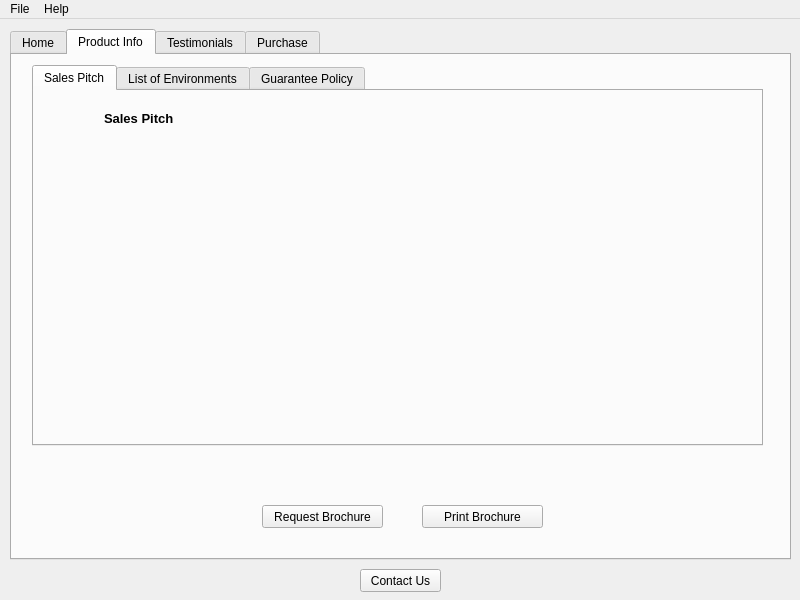
<?xml version="1.0" encoding="UTF-8"?>
<ui version="4.0">
 <class>iRobotUser</class>
 <widget class="QMainWindow" name="iRobotUser">
  <property name="geometry">
   <rect>
    <x>0</x>
    <y>0</y>
    <width>800</width>
    <height>600</height>
   </rect>
  </property>
  <property name="minimumSize">
   <size>
    <width>800</width>
    <height>600</height>
   </size>
  </property>
  <property name="maximumSize">
   <size>
    <width>800</width>
    <height>600</height>
   </size>
  </property>
  <property name="windowTitle">
   <string>MainWindow</string>
  </property>
  <widget class="QWidget" name="centralwidget">
   <widget class="QTabWidget" name="tabWidget">
    <property name="geometry">
     <rect>
      <x>10</x>
      <y>10</y>
      <width>781</width>
      <height>531</height>
     </rect>
    </property>
    <property name="minimumSize">
     <size>
      <width>781</width>
      <height>531</height>
     </size>
    </property>
    <property name="maximumSize">
     <size>
      <width>781</width>
      <height>531</height>
     </size>
    </property>
    <property name="layoutDirection">
     <enum>Qt::LeftToRight</enum>
    </property>
    <property name="currentIndex">
     <number>1</number>
    </property>
    <widget class="QWidget" name="tab">
     <property name="layoutDirection">
      <enum>Qt::RightToLeft</enum>
     </property>
     <attribute name="title">
      <string>Home</string>
     </attribute>
     <widget class="QLabel" name="conceptofOperations">
      <property name="geometry">
       <rect>
        <x>110</x>
        <y>70</y>
        <width>561</width>
        <height>241</height>
       </rect>
      </property>
      <property name="text">
       <string/>
      </property>
     </widget>
     <widget class="QLabel" name="label">
      <property name="geometry">
       <rect>
        <x>110</x>
        <y>50</y>
        <width>71</width>
        <height>16</height>
       </rect>
      </property>
      <property name="text">
       <string>&lt;html&gt;&lt;head/&gt;&lt;body&gt;&lt;p&gt;&lt;span style=&quot; font-size:10pt; font-weight:600;&quot;&gt;iRobot&lt;/span&gt;&lt;/p&gt;&lt;/body&gt;&lt;/html&gt;</string>
      </property>
     </widget>
     <widget class="QFrame" name="frame">
      <property name="geometry">
       <rect>
        <x>90</x>
        <y>30</y>
        <width>611</width>
        <height>361</height>
       </rect>
      </property>
      <property name="styleSheet">
       <string notr="true">border-color: rgb(0, 0, 0);</string>
      </property>
      <property name="frameShape">
       <enum>QFrame::StyledPanel</enum>
      </property>
      <property name="frameShadow">
       <enum>QFrame::Raised</enum>
      </property>
     </widget>
     <widget class="QPushButton" name="requestAccount">
      <property name="geometry">
       <rect>
        <x>330</x>
        <y>440</y>
        <width>111</width>
        <height>23</height>
       </rect>
      </property>
      <property name="text">
       <string>Request Account</string>
      </property>
     </widget>
     <zorder>frame</zorder>
     <zorder>conceptofOperations</zorder>
     <zorder>label</zorder>
     <zorder>requestAccount</zorder>
    </widget>
    <widget class="QWidget" name="tab_2">
     <attribute name="title">
      <string>Product Info</string>
     </attribute>
     <widget class="QPushButton" name="requestBrochure">
      <property name="geometry">
       <rect>
        <x>250</x>
        <y>450</y>
        <width>121</width>
        <height>23</height>
       </rect>
      </property>
      <property name="text">
       <string>Request Brochure</string>
      </property>
     </widget>
     <widget class="QPushButton" name="printBrochure">
      <property name="geometry">
       <rect>
        <x>410</x>
        <y>450</y>
        <width>121</width>
        <height>23</height>
       </rect>
      </property>
      <property name="text">
       <string>Print Brochure</string>
      </property>
     </widget>
     <widget class="QTabWidget" name="tabWidget_2">
      <property name="geometry">
       <rect>
        <x>20</x>
        <y>10</y>
        <width>731</width>
        <height>381</height>
       </rect>
      </property>
      <property name="currentIndex">
       <number>0</number>
      </property>
      <widget class="QWidget" name="tab_5">
       <attribute name="title">
        <string>Sales Pitch</string>
       </attribute>
       <widget class="QLabel" name="label_2">
        <property name="geometry">
         <rect>
          <x>70</x>
          <y>20</y>
          <width>101</width>
          <height>16</height>
         </rect>
        </property>
        <property name="text">
         <string>&lt;html&gt;&lt;head/&gt;&lt;body&gt;&lt;p&gt;&lt;span style=&quot; font-size:10pt; font-weight:600;&quot;&gt;Sales Pitch&lt;/span&gt;&lt;/p&gt;&lt;/body&gt;&lt;/html&gt;</string>
        </property>
       </widget>
       <widget class="QLabel" name="salesPitch">
        <property name="geometry">
         <rect>
          <x>70</x>
          <y>50</y>
          <width>591</width>
          <height>241</height>
         </rect>
        </property>
        <property name="text">
         <string/>
        </property>
       </widget>
      </widget>
      <widget class="QWidget" name="tab_6">
       <attribute name="title">
        <string>List of Environments</string>
       </attribute>
       <widget class="QLabel" name="label_3">
        <property name="geometry">
         <rect>
          <x>70</x>
          <y>20</y>
          <width>141</width>
          <height>21</height>
         </rect>
        </property>
        <property name="font">
         <font>
          <pointsize>10</pointsize>
          <weight>75</weight>
          <bold>true</bold>
         </font>
        </property>
        <property name="text">
         <string>List of Environments</string>
        </property>
       </widget>
       <widget class="QLabel" name="envitemnetList">
        <property name="geometry">
         <rect>
          <x>70</x>
          <y>50</y>
          <width>581</width>
          <height>231</height>
         </rect>
        </property>
        <property name="text">
         <string/>
        </property>
       </widget>
      </widget>
      <widget class="QWidget" name="tab_7">
       <attribute name="title">
        <string>Guarantee Policy</string>
       </attribute>
       <widget class="QLabel" name="guaranteePolicyLabel">
        <property name="geometry">
         <rect>
          <x>70</x>
          <y>52</y>
          <width>581</width>
          <height>231</height>
         </rect>
        </property>
        <property name="text">
         <string/>
        </property>
       </widget>
       <widget class="QLabel" name="label_4">
        <property name="geometry">
         <rect>
          <x>70</x>
          <y>20</y>
          <width>121</width>
          <height>16</height>
         </rect>
        </property>
        <property name="font">
         <font>
          <pointsize>10</pointsize>
          <weight>75</weight>
          <bold>true</bold>
         </font>
        </property>
        <property name="text">
         <string>Guarantee Policy</string>
        </property>
       </widget>
      </widget>
     </widget>
    </widget>
    <widget class="QWidget" name="tab_3">
     <attribute name="title">
      <string>Testimonials</string>
     </attribute>
     <widget class="QPushButton" name="addTestimonial">
      <property name="geometry">
       <rect>
        <x>340</x>
        <y>470</y>
        <width>101</width>
        <height>23</height>
       </rect>
      </property>
      <property name="text">
       <string>Add Testimonial</string>
      </property>
     </widget>
     <widget class="QTextEdit" name="textEdit">
      <property name="geometry">
       <rect>
        <x>250</x>
        <y>390</y>
        <width>281</width>
        <height>71</height>
       </rect>
      </property>
      <property name="placeholderText">
       <string>Enter your testimonial here</string>
      </property>
     </widget>
     <widget class="QFrame" name="testimonialFrame">
      <property name="geometry">
       <rect>
        <x>10</x>
        <y>20</y>
        <width>751</width>
        <height>351</height>
       </rect>
      </property>
      <property name="frameShape">
       <enum>QFrame::Box</enum>
      </property>
      <property name="frameShadow">
       <enum>QFrame::Raised</enum>
      </property>
      <widget class="QTextBrowser" name="testimonialDisplay">
       <property name="geometry">
        <rect>
         <x>20</x>
         <y>20</y>
         <width>711</width>
         <height>311</height>
        </rect>
       </property>
      </widget>
     </widget>
    </widget>
    <widget class="QWidget" name="tab_4">
     <attribute name="title">
      <string>Purchase</string>
     </attribute>
     <widget class="QFrame" name="frame_2">
      <property name="geometry">
       <rect>
        <x>30</x>
        <y>30</y>
        <width>361</width>
        <height>431</height>
       </rect>
      </property>
      <property name="frameShape">
       <enum>QFrame::StyledPanel</enum>
      </property>
      <property name="frameShadow">
       <enum>QFrame::Raised</enum>
      </property>
      <widget class="QGroupBox" name="groupBox">
       <property name="geometry">
        <rect>
         <x>30</x>
         <y>20</y>
         <width>291</width>
         <height>111</height>
        </rect>
       </property>
       <property name="title">
        <string/>
       </property>
       <widget class="QRadioButton" name="basic">
        <property name="geometry">
         <rect>
          <x>20</x>
          <y>10</y>
          <width>211</width>
          <height>17</height>
         </rect>
        </property>
        <property name="text">
         <string>Basic Model - $199.99</string>
        </property>
       </widget>
       <widget class="QRadioButton" name="advanced">
        <property name="geometry">
         <rect>
          <x>20</x>
          <y>50</y>
          <width>251</width>
          <height>17</height>
         </rect>
        </property>
        <property name="text">
         <string>Advanced Robotnics - $249.99</string>
        </property>
       </widget>
       <widget class="QRadioButton" name="hardcore">
        <property name="geometry">
         <rect>
          <x>20</x>
          <y>90</y>
          <width>241</width>
          <height>17</height>
         </rect>
        </property>
        <property name="text">
         <string>Hardcore Herobot - $299.99</string>
        </property>
       </widget>
      </widget>
      <widget class="QLabel" name="label_7">
       <property name="geometry">
        <rect>
         <x>130</x>
         <y>340</y>
         <width>21</width>
         <height>16</height>
        </rect>
       </property>
       <property name="text">
        <string>Tax:</string>
       </property>
      </widget>
      <widget class="QLabel" name="tax">
       <property name="geometry">
        <rect>
         <x>160</x>
         <y>340</y>
         <width>61</width>
         <height>20</height>
        </rect>
       </property>
       <property name="text">
        <string/>
       </property>
      </widget>
      <widget class="QLabel" name="label_6">
       <property name="geometry">
        <rect>
         <x>120</x>
         <y>360</y>
         <width>31</width>
         <height>16</height>
        </rect>
       </property>
       <property name="text">
        <string>Total:</string>
       </property>
      </widget>
      <widget class="QLabel" name="total">
       <property name="geometry">
        <rect>
         <x>160</x>
         <y>360</y>
         <width>61</width>
         <height>20</height>
        </rect>
       </property>
       <property name="text">
        <string/>
       </property>
      </widget>
      <widget class="QPushButton" name="pushButton">
       <property name="geometry">
        <rect>
         <x>140</x>
         <y>300</y>
         <width>75</width>
         <height>23</height>
        </rect>
       </property>
       <property name="text">
        <string>Calculate</string>
       </property>
      </widget>
      <widget class="QSpinBox" name="spinBox">
       <property name="geometry">
        <rect>
         <x>200</x>
         <y>260</y>
         <width>42</width>
         <height>22</height>
        </rect>
       </property>
      </widget>
      <widget class="QLabel" name="label_5">
       <property name="geometry">
        <rect>
         <x>120</x>
         <y>260</y>
         <width>71</width>
         <height>16</height>
        </rect>
       </property>
       <property name="text">
        <string># of robots:</string>
       </property>
      </widget>
      <widget class="QPushButton" name="purchase">
       <property name="geometry">
        <rect>
         <x>140</x>
         <y>390</y>
         <width>75</width>
         <height>23</height>
        </rect>
       </property>
       <property name="text">
        <string>Purchase</string>
       </property>
      </widget>
      <widget class="QRadioButton" name="maintenanceButton">
       <property name="geometry">
        <rect>
         <x>60</x>
         <y>220</y>
         <width>211</width>
         <height>20</height>
        </rect>
       </property>
       <property name="text">
        <string>Maintenance Plan $42,852.60</string>
       </property>
      </widget>
     </widget>
     <widget class="QLabel" name="Maintenance">
      <property name="geometry">
       <rect>
        <x>460</x>
        <y>150</y>
        <width>241</width>
        <height>221</height>
       </rect>
      </property>
      <property name="text">
       <string>TextLabel</string>
      </property>
     </widget>
    </widget>
   </widget>
   <widget class="QPushButton" name="contactus">
    <property name="geometry">
     <rect>
      <x>360</x>
      <y>550</y>
      <width>81</width>
      <height>23</height>
     </rect>
    </property>
    <property name="text">
     <string>Contact Us</string>
    </property>
   </widget>
   <zorder>contactus</zorder>
   <zorder>tabWidget</zorder>
  </widget>
  <widget class="QMenuBar" name="menubar">
   <property name="geometry">
    <rect>
     <x>0</x>
     <y>0</y>
     <width>800</width>
     <height>21</height>
    </rect>
   </property>
   <widget class="QMenu" name="menuFile">
    <property name="title">
     <string>File</string>
    </property>
    <addaction name="actionLog_out"/>
    <addaction name="actionQuit"/>
   </widget>
   <widget class="QMenu" name="menuHelp">
    <property name="title">
     <string>Help</string>
    </property>
    <addaction name="actionUser_Guide"/>
   </widget>
   <addaction name="menuFile"/>
   <addaction name="menuHelp"/>
  </widget>
  <action name="actionLog_out">
   <property name="text">
    <string>Log out</string>
   </property>
   <property name="shortcut">
    <string>Ctrl+L</string>
   </property>
  </action>
  <action name="actionQuit">
   <property name="text">
    <string>Quit</string>
   </property>
   <property name="shortcut">
    <string>Ctrl+Q</string>
   </property>
  </action>
  <action name="actionUser_Guide">
   <property name="text">
    <string>User Guide</string>
   </property>
   <property name="shortcut">
    <string>Ctrl+H</string>
   </property>
  </action>
 </widget>
 <resources/>
 <connections/>
</ui>
